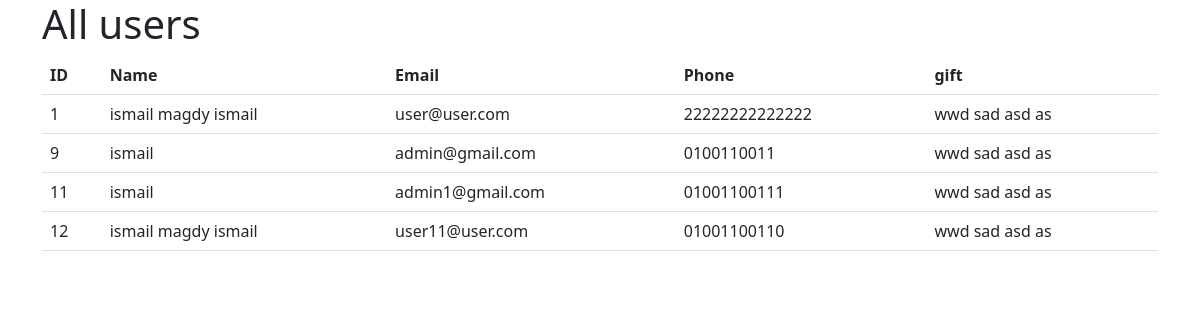
The app's page /backend/dashboard.php with its own data.
### tables this page shows
CREATE TABLE `users` (
  `ID` int(11) NOT NULL,
  `Name` varchar(250) NOT NULL,
  `email` varchar(50) NOT NULL,
  `phone` varchar(50) NOT NULL,
  `gift` varchar(255) DEFAULT NULL
);

### backend/dashboard.php (the view, shortened to what this page needs)
<?php
    echo '<link href="https://cdn.jsdelivr.net/npm/bootstrap@5.1.3/dist/css/bootstrap.min.css" rel="stylesheet">
    <script src="https://cdn.jsdelivr.net/npm/bootstrap@5.1.3/dist/js/bootstrap.bundle.min.js"></script>';
    echo "<div class='container fs-4'  >";
    echo "<h1>All users  </h1>";
try{
    $table = "users";
    $db = connect_to_DB($table);
    if($db){
        $query = "select * from `$table`";
        $select_stmt = $db->prepare($query);
        $res=$select_stmt->execute();
        $data = $select_stmt->fetchAll(PDO::FETCH_ASSOC);
        echo "<table class='table'> <tr><th>ID</th>  <th>Name</th>  <th>Email</th> <th>Phone</th>
           <th>gift	</th>
            </tr>";
        foreach ($data as $row){
            echo "<tr>";
            foreach ($row as $element){
                echo "<td>{$element}</td>";
            }
            echo "</tr>";
        }
        echo "</table>";
    }
}catch (Exception $e){
    echo $e->getMessage();
}
?>

### records on screen
users: ID "1", Name "ismail magdy ismail", email "user@user.com", phone "22222222222222", gift "wwd sad asd as"
users: ID "9", Name "ismail", email "admin@gmail.com", phone "0100110011", gift "wwd sad asd as"
users: ID "11", Name "ismail", email "admin1@gmail.com", phone "01001100111", gift "wwd sad asd as"
users: ID "12", Name "ismail magdy ismail", email "user11@user.com", phone "01001100110", gift "wwd sad asd as"
